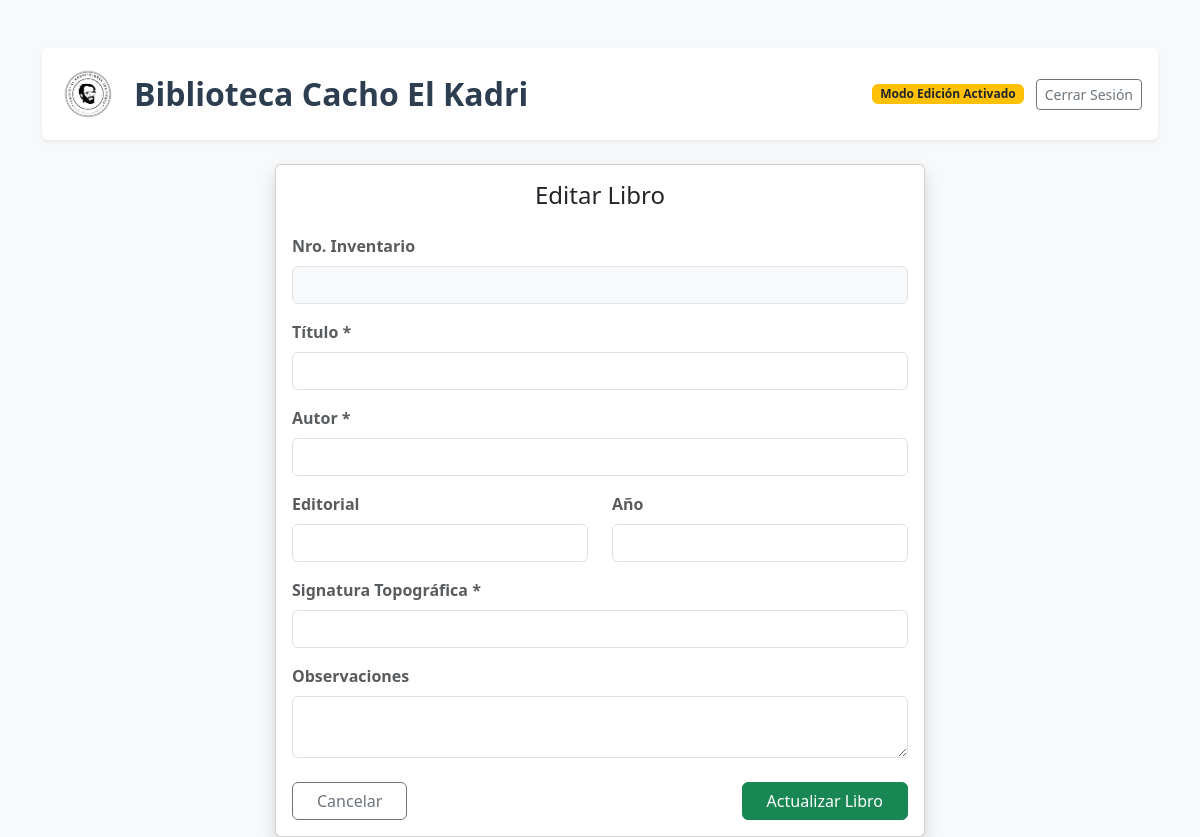
The app's page /editar/22 (signed in), older data.
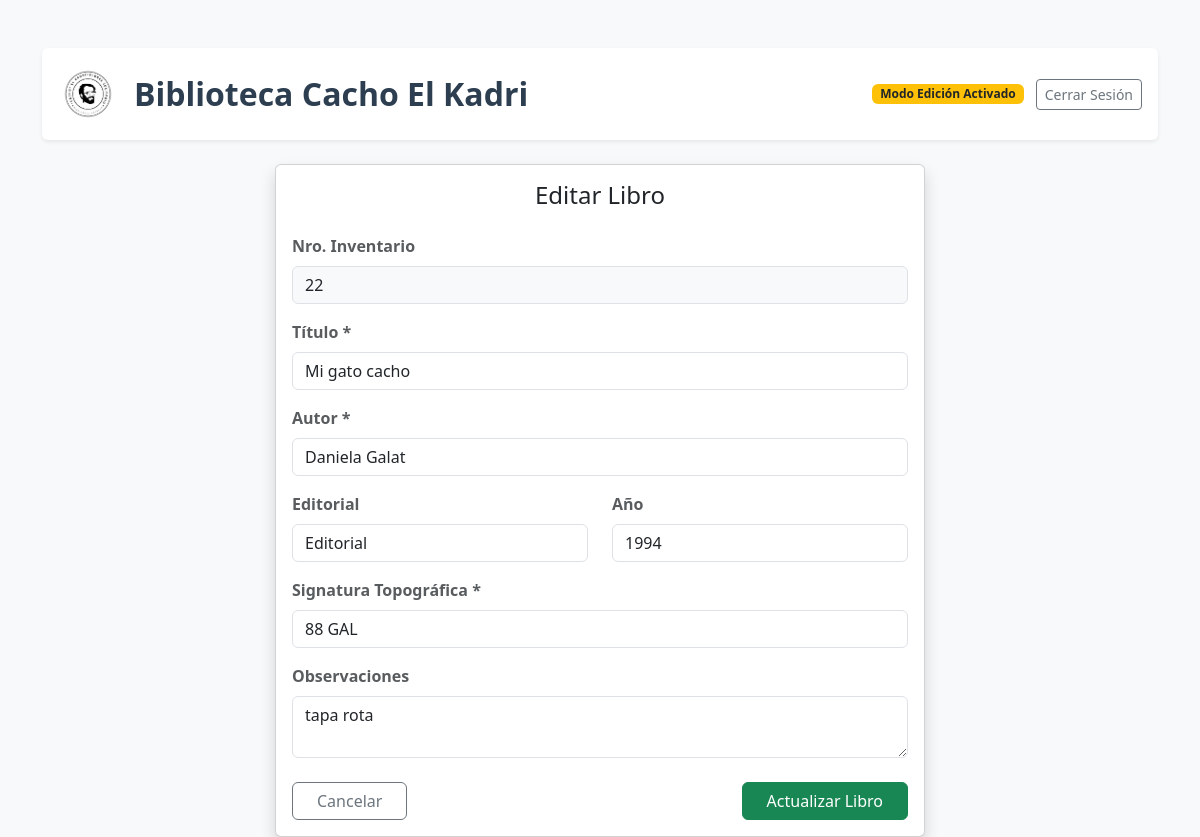
The same page, newer data.
### tables this page shows
CREATE TABLE Ejemplares (
            nro_inventario INTEGER PRIMARY KEY,
            mfn_vinculado INTEGER,
            signatura_topografica TEXT NOT NULL,
            observaciones TEXT,
            FOREIGN KEY (mfn_vinculado) REFERENCES Obras (mfn)
        );

CREATE TABLE Obras (
            mfn INTEGER PRIMARY KEY AUTOINCREMENT,
            titulo TEXT NOT NULL,
            autor TEXT NOT NULL,
            editorial TEXT,
            anio TEXT
        );

### app.py (the view)
@app.route('/editar/<int:nro_inventario>')
def editar_libro(nro_inventario):
    if not session.get('admin'):
        return redirect('/')
    conexion = sqlite3.connect("biblioteca.db")
    cursor = conexion.cursor()
    cursor.execute('''
        SELECT e.nro_inventario, o.titulo, o.autor, o.editorial, o.anio, e.signatura_topografica, e.observaciones
        FROM Ejemplares e
        JOIN Obras o ON e.mfn_vinculado = o.mfn
        WHERE e.nro_inventario = ?
    ''', (nro_inventario,))
    libro_a_editar = cursor.fetchone()
    conexion.close()
    return render_template('editar_libro.html', libro=libro_a_editar)

### templates/editar_libro.html (shortened to what this page needs)
<!DOCTYPE html>
<html lang="es">
<head>
    <link href="https://cdn.jsdelivr.net/npm/bootstrap@5.3.0/dist/css/bootstrap.min.css" rel="stylesheet">
</head>
<body class="bg-light">
    <div class="container mt-5">
        <div class="d-flex justify-content-between align-items-center mb-4 p-3 bg-white rounded shadow-sm">
            <div class="d-flex align-items-center">
                <img src="{{ url_for('static', filename='img/logo.png') }}" alt="Logo Flores Solidario" class="me-3" style="height: 60px; width: auto;">
                <h1 class="h2 m-0" style="color: #2c3e50; font-weight: 700;">Biblioteca Cacho El Kadri</h1>
            </div>
            <div>
                {% if session.get('admin') %}
                    <span class="badge bg-warning text-dark me-2">Modo Edición Activado</span>
                    <a href="/logout" class="btn btn-outline-secondary btn-sm">Cerrar Sesión</a>
                {% else %}
                    <a href="/login" class="btn btn-outline-warning btn-sm">Desbloquear Edición</a>
                {% endif %}
            </div>
        </div>
        <div class="card shadow mx-auto" style="max-width: 650px;">
            <div class="card-body">
                <h2 class="card-title h4 mb-4 text-center">Editar Libro</h2>
                <form action="/actualizar/{{ libro[0] }}" method="POST">
                    <div class="mb-3">
                        <label class="form-label text-muted fw-bold">Nro. Inventario</label>
                        <input type="number" name="nro_inventario" class="form-control bg-light" value="{{ libro[0] }}" readonly>
                    </div>
                    <div class="mb-3">
                        <label class="form-label text-muted fw-bold">Título *</label>
                        <input type="text" name="titulo" class="form-control" value="{{ libro[1] }}" required>
                    </div>
                    <div class="mb-3">
                        <label class="form-label text-muted fw-bold">Autor *</label>
                        <input type="text" name="autor" class="form-control" value="{{ libro[2] }}" required>
                    </div>
                    <div class="row">
                        <div class="col-md-6 mb-3">
                            <label class="form-label text-muted fw-bold">Editorial</label>
                            <input type="text" name="editorial" class="form-control" value="{{ libro[3] if libro[3] else '' }}">
                        </div>
                        <div class="col-md-6 mb-3">
                            <label class="form-label text-muted fw-bold">Año</label>
                            <input type="number" name="anio" class="form-control" value="{{ libro[4] if libro[4] else '' }}">
                        </div>
                    </div>
                    <div class="mb-3">
                        <label class="form-label text-muted fw-bold">Signatura Topográfica *</label>
                        <input type="text" name="signatura" class="form-control" value="{{ libro[5] }}" required>
                    </div>
                    <div class="mb-4">
                        <label class="form-label text-muted fw-bold">Observaciones</label>
                        <textarea name="observaciones" class="form-control" rows="2">{{ libro[6] if libro[6] else '' }}</textarea>
                    </div>
                    <div class="d-flex justify-content-between">
                        <a href="/" class="btn btn-outline-secondary px-4">Cancelar</a>
                        <button type="submit" class="btn btn-success px-4">Actualizar Libro</button>
                    </div>
                </form>
            </div>
        </div>
    </div>
</body>
</html>

Row changes from the older to the newer data that the page shows:
added Ejemplares: nro_inventario "22", signatura "88 GAL", observaciones "tapa rota"
added Obras: titulo "Mi gato cacho", autor "Daniela Galat", editorial "Editorial", anio "1994"
